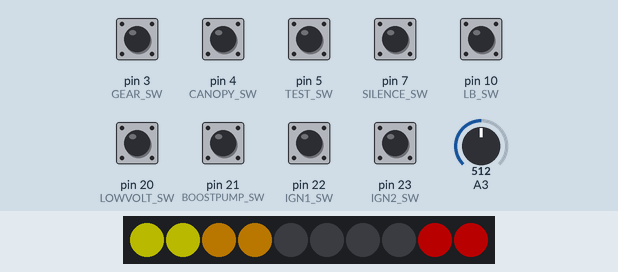
The sketch below on a simulated Arduino Mega 2560, built with avr-gcc and run on an emulated ATmega2560. Shown: 10 RGB LEDs in strip order, left to right. The inputs (shaded band) are chosen by the test bench; at power-on: pin 3 (GEAR_SW), pin 4 (CANOPY_SW), pin 5 (TEST_SW), pin 7 (SILENCE_SW), pin 10 (LB_SW) HIGH, pin 20 (LOWVOLT_SW), pin 21 (BOOSTPUMP_SW), pin 22 (IGN1_SW), pin 23 (IGN2_SW) LOW, A3 = 512. Dim RGB values are drawn brighter than linear; the audio player accepts every command and is not drawn; what the sketch prints to the serial monitor is not drawn.

Above: at 8.2 s.
8.3 s: A3 set to 358
9.8 s: A3 set to 338
At 11.0 s:
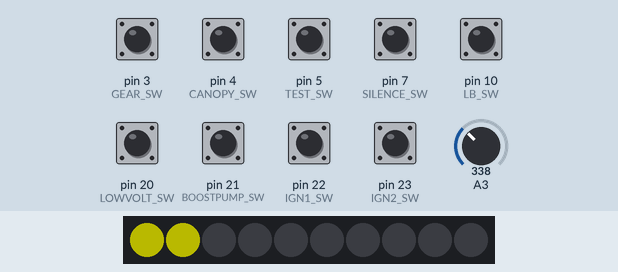
11.3 s: pin 5 (TEST_SW) pulled LOW for 0.15 s
At 11.9 s:
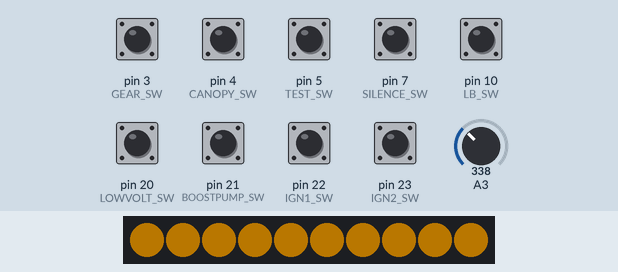
12.9 s: A3 set to 122
15.9 s: pin 20 (LOWVOLT_SW) pulled HIGH for 1 s
At 17.1 s:
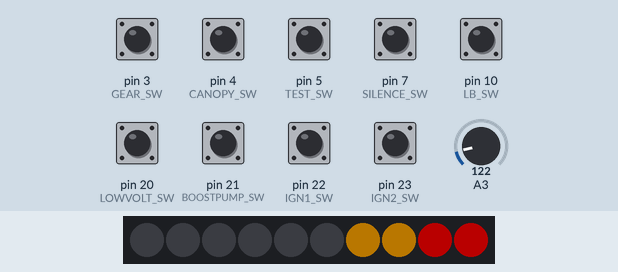
Timing chart, 0 to 18.9 s (numbered marks = the images above; inputs shaded):
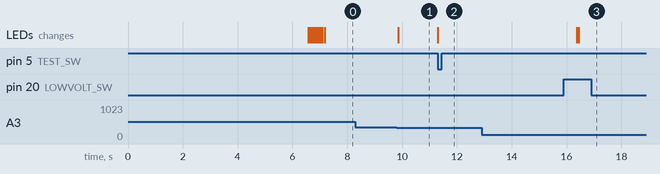

The sketch:

annunciator.ino
```cpp
// Annunciator Panel Sketch - Refactored and Improved
#include <TimeLib.h>
#define FASTLED_INTERNAL
#include <FastLED.h>
#include "Arduino.h"
#include "SoftwareSerial.h"
#include "DFRobotDFPlayerMini.h"

// === Configuration ===
#define LED_PIN         2
#define NUM_LEDS        10
#define BRIGHTNESS      70
#define VOLUME_LEVEL    30
#define DEBUG            // Comment this line to disable debug output

// === Timing Constants (ms) ===
const unsigned long ALERT_INTERVAL = 11000;
const unsigned long PLAY_INTERVAL = 3000;
const unsigned long SILENCE_INTERVAL = 60000;
const unsigned long BOOST_ALERT_INTERVAL = 300000;

// === Analog Thresholds ===
const int THROTTLE_LOW = 220;
const int THROTTLE_ADVANCED = 350;

// === Input Pins ===
const uint8_t GEAR_SW = 3;
const uint8_t CANOPY_SW = 4;
const uint8_t TEST_SW = 5;
const uint8_t SILENCE_SW = 7;
const uint8_t LB_SW = 10;
const uint8_t LOWVOLT_SW = 20;
const uint8_t THROTTLE_IN = 19;
const uint8_t BOOSTPUMP_SW = 21;
const uint8_t IGN1_SW = 22;
const uint8_t IGN2_SW = 23;

// === Switch Logic Levels ===
const bool GEAR_IS_RETRACTED = HIGH;
const bool LB_IS_EXTENDED = LOW;
const bool CANOPY_IS_OPEN = HIGH;
const bool TEST_IS_PRESSED = LOW;
const bool BOOSTPUMP_IS_ON = HIGH;
const bool IGN_OFF = HIGH;

// === State Structs ===
struct SwitchState {
  bool gear, canopy, brake, test, silence, lowVolt, boostPump, ign1, ign2;
  int throttleRaw, throttleAvg;
  float voltage;
};

struct AlertState {
  bool gear, canopy, brake, lowVolt, boostPump, active;
};

SwitchState switches;
AlertState alerts;

// === LED and Audio ===
CRGB leds[NUM_LEDS];
SoftwareSerial mp3Serial(14, 16);
DFRobotDFPlayerMini mp3;
bool mp3Fault = false;

// === Timing State ===
unsigned long millisNow = 0;
unsigned long lastAlertMillis = 0;
unsigned long lastSilenceMillis = 0;
unsigned long lastBoostAlertMillis = 0;
unsigned long lastPlayMillis = 0;
int alertPlayCount = 0;
int boostPlayCount = 0;

// === Throttle Averaging ===
const int NUM_READINGS = 50;
int throttleReadings[NUM_READINGS];
int throttleIndex = 0;
int throttleTotal = 0;

// === Setup ===
void setup() {
  FastLED.addLeds<NEOPIXEL, LED_PIN>(leds, NUM_LEDS);
  FastLED.setBrightness(BRIGHTNESS);
const uint8_t pullupPins[] = {GEAR_SW, CANOPY_SW, LB_SW, TEST_SW, SILENCE_SW};
const uint8_t inputPins[]  = {LOWVOLT_SW, BOOSTPUMP_SW, THROTTLE_IN, IGN1_SW, IGN2_SW};

for (uint8_t i = 0; i < sizeof(pullupPins) / sizeof(pullupPins[0]); i++) {
  pinMode(pullupPins[i], INPUT_PULLUP);
}
for (uint8_t i = 0; i < sizeof(inputPins) / sizeof(inputPins[0]); i++) {
  pinMode(inputPins[i], INPUT);
}


  mp3Serial.begin(9600);
  Serial.begin(9600);
  delay(1000);

  for (int i = 0; i < NUM_READINGS; i++) throttleReadings[i] = 0;

  #ifdef DEBUG
  Serial.println(F("Initializing DFPlayer..."));
  #endif

  if (!mp3.begin(mp3Serial, true)) {
    mp3Fault = true;
    #ifdef DEBUG
    Serial.println(F("DFPlayer failed to initialize"));
    #endif
    signalFault();
  } else {
    mp3.volume(VOLUME_LEVEL);
    playMp3(1, 1);
    signalReady();
  }
}

// === Main Loop ===
void loop() {
  millisNow = millis();
  readSwitches();
  updateAlertState();
  updateLEDs();
  handleAudio();
}

// === Read all inputs and throttle averaging ===
void readSwitches() {
  switches.gear = digitalRead(GEAR_SW);
  switches.canopy = digitalRead(CANOPY_SW);
  switches.brake = digitalRead(LB_SW);
  switches.test = digitalRead(TEST_SW);
  switches.silence = digitalRead(SILENCE_SW);
  switches.lowVolt = digitalRead(LOWVOLT_SW);
  switches.boostPump = digitalRead(BOOSTPUMP_SW);
  switches.ign1 = digitalRead(IGN1_SW);
  switches.ign2 = digitalRead(IGN2_SW);
  switches.throttleRaw = analogRead(THROTTLE_IN);
  switches.voltage = switches.throttleRaw * (5.0 / 1023.0);

  // Update throttle average
  throttleTotal -= throttleReadings[throttleIndex];
  throttleReadings[throttleIndex] = switches.throttleRaw;
  throttleTotal += throttleReadings[throttleIndex];
  throttleIndex = (throttleIndex + 1) % NUM_READINGS;
  switches.throttleAvg = throttleTotal / NUM_READINGS;

  if (!switches.silence) lastSilenceMillis = millisNow;
}

// === Evaluate Alert Conditions ===
void updateAlertState() {
  alerts = {false, false, false, false, false, false};

  if (!switches.lowVolt) alerts.lowVolt = true;
  if ((switches.throttleAvg >= THROTTLE_ADVANCED) && switches.canopy == CANOPY_IS_OPEN) alerts.canopy = true;
  if ((switches.throttleAvg >= THROTTLE_ADVANCED) && switches.brake == LB_IS_EXTENDED) alerts.brake = true;
  if ((switches.throttleAvg <= THROTTLE_LOW) && switches.gear == GEAR_IS_RETRACTED) alerts.gear = true;

  alerts.active = alerts.gear || alerts.brake || alerts.canopy;
}

// === LED Update ===
void updateLEDs() {
  FastLED.clear();

  if (switches.test == TEST_IS_PRESSED) {
    for (int i = 0; i < NUM_LEDS; i++) leds[i] = CRGB::Orange;
    FastLED.show();
    playMp3(1, 1);
    return;
  }

  if (alerts.active) {
    if (alerts.gear) { leds[6] = leds[7] = CRGB::Orange; }
    if (alerts.brake) { leds[4] = leds[5] = CRGB::Orange; }
    if (alerts.canopy) { leds[2] = leds[3] = CRGB::Orange; }
    leds[8] = leds[9] = CRGB::Red;
  }

  if (alerts.lowVolt) {
    leds[0] = leds[1] = CRGB::Yellow;
  } else if (switches.boostPump) {
    leds[0] = leds[1] = CRGB::Purple;
  } else if (switches.ign1 == IGN_OFF) {
    leds[0] = CRGB::Blue;
  } else if (switches.ign2 == IGN_OFF) {
    leds[1] = CRGB::Blue;
  }

  FastLED.show();
}

// === Audio Handling ===
void handleAudio() {
  if (alerts.active && (alertPlayCount < 1 || millisNow - lastSilenceMillis >= SILENCE_INTERVAL)) {
    if (millisNow - lastPlayMillis >= ALERT_INTERVAL) {
      if (alerts.gear) playMp3(2, 2);
      if (alerts.brake && !alerts.canopy) playMp3(3, 2);
      if (alerts.canopy && !alerts.brake) playMp3(4, 2);
      if (alerts.brake && alerts.canopy) { playMp3(3, 1); playMp3(4, 1); }
      lastPlayMillis = millisNow;
      alertPlayCount++;
    }
  }

  if (switches.boostPump && (boostPlayCount < 1 || millisNow - lastBoostAlertMillis >= BOOST_ALERT_INTERVAL)) {
    playMp3(9, 1);
    lastBoostAlertMillis = millisNow;
    boostPlayCount++;
  }
}

// === Play MP3 Helper ===
int playMp3(int file, int times) {
  if (mp3Fault) return -1;
  int state;
  for (int i = 0; i < times; i++) {
    mp3.play(file);
    unsigned long start = millis();
    do {
      delay(100);
      state = mp3.readState();
    } while (state != 512 && millis() - start < 5000);
  }
  return state;
}

// === Startup Light Animations ===
void signalFault() {
  for (int i = 0; i < NUM_LEDS; i++) {
    leds[i] = CRGB::Red;
    FastLED.show();
    delay(50);
    leds[i] = CRGB::Black;
  }
}

void signalReady() {
  for (int i = 0; i < NUM_LEDS; i++) {
    leds[i] = CRGB::Green;
    FastLED.show();
    delay(50);
    leds[i] = CRGB::Black;
  }
}
```

Measured:
- the behaviour switches between 350 and 349 on A3 (found by bisection; images 0 and 1)
- after the input at 8.3 s, every drawn part: stays the same
- after the input at 9.8 s, the LEDs: change after 0.05 s (image 1)
- after the input at 11.3 s, the LEDs: change at once (image 2)
- after the input at 12.9 s, every drawn part: stays the same
- after the input at 15.9 s, the LEDs: first change after 0.48 s (image 3 shows a later state)
